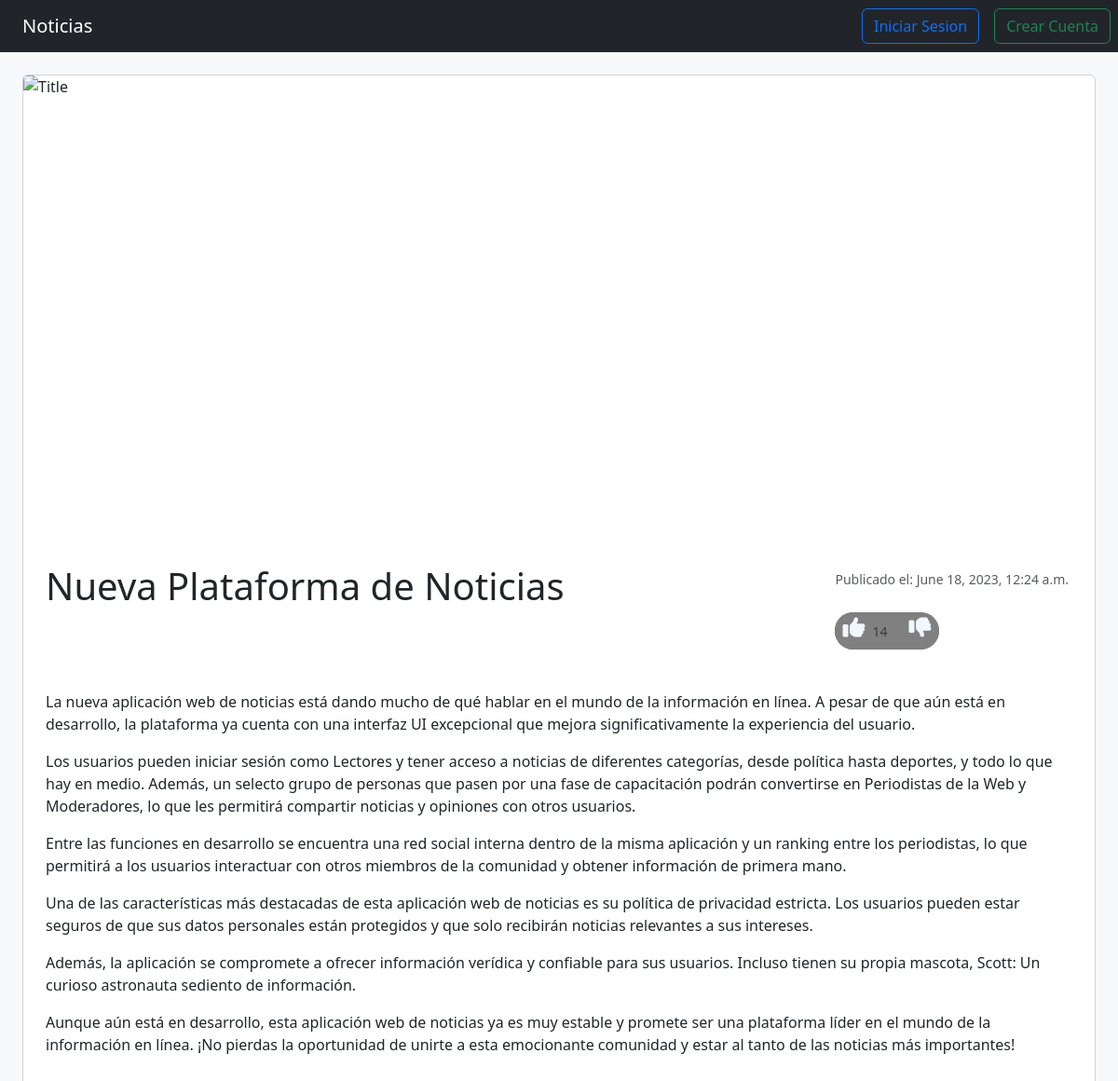
/noticia/16/, run on the app's committed database.
### noticias/models.py (models this page shows, shortened)
class Noticia(models.Model):
    title = models.CharField(max_length=100)
    description = models.TextField(blank=False)
    created = models.DateTimeField(auto_now_add=True)
    image = models.CharField(max_length=100000)
    user = models.ForeignKey(User, on_delete=models.CASCADE)

### noticias/views.py (the view)
# urls.py: path('noticia/<int:noticia_id>/', views.user_noticia, name='noticia'),
def user_noticia(req, noticia_id):
    if req.method == 'GET':
        noticia = get_object_or_404(Noticia, pk=noticia_id)
        return render(req, 'noticia.html', {
            'direccion' : URL_SITE,
            'noticia': noticia
        })
    else:
        if req.POST['accion'] == 'delete':
            noticia = get_object_or_404(Noticia, pk=noticia_id)
            noticia.delete()
            return redirect('home')

### noticias/templates/noticia.html (shortened to what this page needs)
{% extends 'html.html' %}
{% block content %}
<main class="card my-4 mx-4">
    <img class="card-img-top" src="{{ noticia.image }}" alt="Title" style="width: 100%; height: 500px; object-fit: cover;">
    <div class="p-4">
        <div class="d-flex justify-content-between">
            <h1 class="card-title">{{ noticia.title }}</h1>
            <div class="m-1">
                <small class="text-muted">Publicado el: {{ noticia.created }}</small>
                <div class="like-dislike d-flex my-4" style="background-color: gray; width: max-content; border-radius: 50px;">
                    <div class="d-flex like">
                        <button class="like-item"><h4><i class="fa-solid fa-thumbs-up"></i></h4></button>
                        <small class="text-muted">14</small>
                    </div>
                    <button class="dislike"><h4><i class="fa-solid fa-thumbs-down"></i></h4></button>
                </div>
            </div>
        </div>
        <p class="card-text">{{ noticia.description|linebreaks  }} </p>
    </div>
</main>
{% endblock content %}

### noticias/templates/html.html (shortened to what this page needs)
<!DOCTYPE html>
<html lang="en">
<head>
    <link href="https://cdn.jsdelivr.net/npm/bootstrap@5.3.0/dist/css/bootstrap.min.css" rel="stylesheet">
    <link rel="stylesheet" href="https://cdnjs.cloudflare.com/ajax/libs/font-awesome/6.2.1/css/all.min.css">
</head>
<body class="bg-light">
    <nav class="navbar navbar-expand-sm navbar-dark bg-dark">
        <a class="navbar-brand mx-4" href="/">Noticias</a>
        <div class="collapse navbar-collapse" id="collapsibleNavId">
            <div class="d-flex my-2 my-lg-0">
                {% if not user.is_authenticated %}
                <a href="/login" class="btn btn-outline-primary my-2 my-sm-0 mx-2">Iniciar Sesion</a>
                <a href="/signup" class="btn btn-outline-success my-2 my-sm-0 mx-2">Crear Cuenta</a>
                {% else %}
                <a href="/user_dash" class="mx-4 text-center dropdown-center" style=" height: 40px; background-color: #fff; width: 40px; border-radius: 50px;">
                    <h2>
                        <i class="fa-solid fa-user-astronaut" style="color: #212529;"></i>
                    </h2>
                </a>
                {% endif %}
            </div>
        </div>
    </nav>
    {% block content %} {% endblock %}
</body>
</html>

### noticias/templates/noticia.html (style rules this page uses)
.like-dislike > div { align-items: center; }
.like { border-radius: 50px; border: none; background-color: gray; transition: all .3s; display: flex; padding-right: 15px; }
.like-item, .dislike { border: none; border-radius: 50px; width: 40px; height: 40px; background-color: gray; transition: all .3s; color: aliceblue; }

### data on the page
Noticia: title "Nueva Plataforma de Noticias", created "June 18, 2023, 12:24 a.m.", description "La nueva aplicación web de noticias está dando mucho de qué hablar en el mundo de la información en línea. A pesar de que aún está en desarrollo, la plataforma ya cuenta con una interfaz UI excepcional que mejora significativamente la experiencia del usuario. Los usuarios pueden iniciar sesión como Lectores y tener acceso a noticias de diferentes categorías, desde política hasta deportes, y todo lo que hay en medio. Además, un selecto grupo de personas que pasen por una fase de capacitación podrán convertirse en Periodistas de la Web y Moderadores, lo que les permitirá compartir noticias y opiniones con otros usuarios. Entre las funciones en desarrollo se encuentra una red social interna…"
